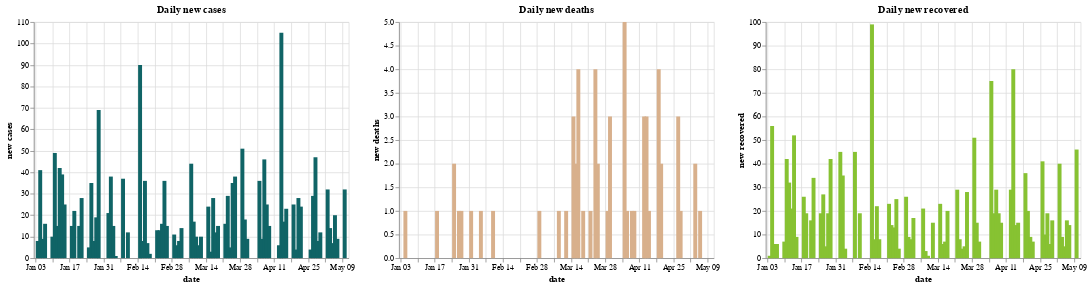

Notebook source saved alongside this figure:
### Code cell
city['new cases'] = city['totalCases'].diff()
city['new deaths'] = city['totalDeaths'].diff()
city['new recovered'] = city['totalRecovered'].diff()

# Initiate chart with data
base_cases = alt.Chart(city).mark_bar().encode(alt.X('date:T'), alt.Y('new cases:Q')).properties(width = 400)
base_deaths = alt.Chart(city).mark_bar().encode(alt.X('date:T'), alt.Y('new deaths:Q')).properties(width = 400)
base_recovered = alt.Chart(city).mark_bar().encode(alt.X('date:T'), alt.Y('new recovered:Q')).properties(width = 400)

# Load the chart
base_cases.encode(color = confirmed).properties(title = "Daily new cases") | base_deaths.encode(color = death).properties(title = "Daily new deaths") | base_recovered.encode(color = recovered).properties(title = "Daily new recovered")

### Figure 1 — Vega-Lite specification as saved in the notebook (floating-point values rounded to 4 significant figures)
{"config": {"view": {"continuousWidth": 400, "continuousHeight": 300}}, "hconcat": [{"mark": "bar", "encoding": {"color": {"value": "#106466"}, "x": {"type": "temporal", "field": "date"}, "y": {"type": "quantitative", "field": "new cases"}}, "title": "Daily new cases", "width": 400}, {"mark": "bar", "encoding": {"color": {"value": "#D8B08C"}, "x": {"type": "temporal", "field": "date"}, "y": {"type": "quantitative", "field": "new deaths"}}, "title": "Daily new deaths", "width": 400}, {"mark": "bar", "encoding": {"color": {"value": "#87C232"}, "x": {"type": "temporal", "field": "date"}, "y": {"type": "quantitative", "field": "new recovered"}}, "title": "Daily new recovered", "width": 400}], "data": {"name": "data-b005f6878dd2c0d3c6ff64dd5ccf3953"}, "$schema": "https://vega.github.io/schema/vega-lite/v4.8.1.json", "datasets": {"data-b005f6878dd2c0d3c6ff64dd5ccf3953": [{"city": "Aparecida", "date": "2020-12-29T00:00:00", "totalDeaths": 21, "totalCases": 773, "totalRecovered": 723, "totalBeds": 11, "intubated": 1, "new cases": null, "new deaths": null, "new recovered": null}, {"city": "Aparecida", "date": "2021-01-04T00:00:00", "totalDeaths": 21, "totalCases": 781, "totalRecovered": 724, "totalBeds": 13, "intubated": 1, "new cases": 8.0, "new deaths": 0.0, "new recovered": 1.0}, {"city": "Aparecida", "date": "2021-01-05T00:00:00", "totalDeaths": 22, "totalCases": 822, "totalRecovered": 780, "totalBeds": 8, "intubated": 3, "new cases": 41.0, "new deaths": 1.0, "new recovered": 56.0}, {"city": "Aparecida", "date": "2021-01-06T00:00:00", "totalDeaths": 22, "totalCases": 831, "totalRecovered": 786, "totalBeds": 11, "intubated": 2, "new cases": 9.0, "new deaths": 0.0, "new recovered": 6.0}, {"city": "Aparecida", "date": "2021-01-07T00:00:00", "totalDeaths": 22, "totalCases": 847, "totalRecovered": 792, "totalBeds": 15, "intubated": 2, "new cases": 16.0, "new deaths": 0.0, "new recovered": 6.0}, {"city": "Aparecida", "date": "2021-01-10T00:00:00", "totalDeaths": 22, "totalCases": 857, "totalRecovered": 799, "totalBeds": 16, "intubated": 4, "new cases": 10.0, "new deaths": 0.0, "new recovered": 7.0}, {"city": "Aparecida", "date": "2021-01-11T00:00:00", "totalDeaths": 22, "totalCases": 906, "totalRecovered": 841, "totalBeds": 22, "intubated": 1, "new cases": 49.0, "new deaths": 0.0, "new recovered": 42.0}, {"city": "Aparecida", "date": "2021-01-12T00:00:00", "totalDeaths": 22, "totalCases": 921, "totalRecovered": 873, "totalBeds": 23, "intubated": 2, "new cases": 15.0, "new deaths": 0.0, "new recovered": 32.0}, {"city": "Aparecida", "date": "2021-01-13T00:00:00", "totalDeaths": 22, "totalCases": 963, "totalRecovered": 894, "totalBeds": 26, "intubated": 2, "new cases": 42.0, "new deaths": 0.0, "new recovered": 21.0}, {"city": "Aparecida", "date": "2021-01-14T00:00:00", "totalDeaths": 22, "totalCases": 1002, "totalRecovered": 946, "totalBeds": 15, "intubated": 1, "new cases": 39.0, "new deaths": 0.0, "new recovered": 52.0}, {"city": "Aparecida", "date": "2021-01-15T00:00:00", "totalDeaths": 22, "totalCases": 1027, "totalRecovered": 955, "totalBeds": 16, "intubated": 1, "new cases": 25.0, "new deaths": 0.0, "new recovered": 9.0}, {"city": "Aparecida", "date": "2021-01-18T00:00:00", "totalDeaths": 23, "totalCases": 1042, "totalRecovered": 981, "totalBeds": 23, "intubated": 0, "new cases": 15.0, "new deaths": 1.0, "new recovered": 26.0}, {"city": "Aparecida", "date": "2021-01-19T00:00:00", "totalDeaths": 23, "totalCases": 1064, "totalRecovered": 1000, "totalBeds": 28, "intubated": 0, "new cases": 22.0, "new deaths": 0.0, "new recovered": 19.0}, {"city": "Aparecida", "date": "2021-01-20T00:00:00", "totalDeaths": 23, "totalCases": 1064, "totalRecovered": 1000, "totalBeds": 20, "intubated": 1, "new cases": 0.0, "new deaths": 0.0, "new recovered": 0.0}, {"city": "Aparecida", "date": "2021-01-21T00:00:00", "totalDeaths": 23, "totalCases": 1079, "totalRecovered": 1016, "totalBeds": 21, "intubated": 2, "new cases": 15.0, "new deaths": 0.0, "new recovered": 16.0}, {"city": "Aparecida", "date": "2021-01-22T00:00:00", "totalDeaths": 23, "totalCases": 1107, "totalRecovered": 1050, "totalBeds": 15, "intubated": 2, "new cases": 28.0, "new deaths": 0.0, "new recovered": 34.0}, {"city": "Aparecida", "date": "2021-01-25T00:00:00", "totalDeaths": 25, "totalCases": 1112, "totalRecovered": 1069, "totalBeds": 16, "intubated": 3, "new cases": 5.0, "new deaths": 2.0, "new recovered": 19.0}, {"city": "Aparecida", "date": "2021-01-26T00:00:00", "totalDeaths": 25, "totalCases": 1147, "totalRecovered": 1096, "totalBeds": 17, "intubated": 4, "new cases": 35.0, "new deaths": 0.0, "new recovered": 27.0}, {"city": "Aparecida", "date": "2021-01-27T00:00:00", "totalDeaths": 26, "totalCases": 1155, "totalRecovered": 1101, "totalBeds": 18, "intubated": 4, "new cases": 8.0, "new deaths": 1.0, "new recovered": 5.0}, {"city": "Aparecida", "date": "2021-01-28T00:00:00", "totalDeaths": 27, "totalCases": 1174, "totalRecovered": 1120, "totalBeds": 16, "intubated": 2, "new cases": 19.0, "new deaths": 1.0, "new recovered": 19.0}, {"city": "Aparecida", "date": "2021-01-29T00:00:00", "totalDeaths": 27, "totalCases": 1243, "totalRecovered": 1162, "totalBeds": 16, "intubated": 2, "new cases": 69.0, "new deaths": 0.0, "new recovered": 42.0}, {"city": "Aparecida", "date": "2021-02-01T00:00:00", "totalDeaths": 28, "totalCases": 1243, "totalRecovered": 1162, "totalBeds": 18, "intubated": 1, "new cases": 0.0, "new deaths": 1.0, "new recovered": 0.0}, {"city": "Aparecida", "date": "2021-02-02T00:00:00", "totalDeaths": 28, "totalCases": 1264, "totalRecovered": 1207, "totalBeds": 15, "intubated": 1, "new cases": 21.0, "new deaths": 0.0, "new recovered": 45.0}, {"city": "Aparecida", "date": "2021-02-03T00:00:00", "totalDeaths": 28, "totalCases": 1302, "totalRecovered": 1242, "totalBeds": 15, "intubated": 1, "new cases": 38.0, "new deaths": 0.0, "new recovered": 35.0}, {"city": "Aparecida", "date": "2021-02-04T00:00:00", "totalDeaths": 28, "totalCases": 1317, "totalRecovered": 1246, "totalBeds": 12, "intubated": 0, "new cases": 15.0, "new deaths": 0.0, "new recovered": 4.0}, {"city": "Aparecida", "date": "2021-02-05T00:00:00", "totalDeaths": 29, "totalCases": 1318, "totalRecovered": 1246, "totalBeds": 12, "intubated": 2, "new cases": 1.0, "new deaths": 1.0, "new recovered": 0.0}, {"city": "Aparecida", "date": "2021-02-08T00:00:00", "totalDeaths": 29, "totalCases": 1355, "totalRecovered": 1291, "totalBeds": 7, "intubated": 0, "new cases": 37.0, "new deaths": 0.0, "new recovered": 45.0}, {"city": "Aparecida", "date": "2021-02-10T00:00:00", "totalDeaths": 30, "totalCases": 1367, "totalRecovered": 1310, "totalBeds": 11, "intubated": 0, "new cases": 12.0, "new deaths": 1.0, "new recovered": 19.0}, {"city": "Aparecida", "date": "2021-02-11T00:00:00", "totalDeaths": 30, "totalCases": 1367, "totalRecovered": 1310, "totalBeds": 10, "intubated": 0, "new cases": 0.0, "new deaths": 0.0, "new recovered": 0.0}, {"city": "Aparecida", "date": "2021-02-12T00:00:00", "totalDeaths": 30, "totalCases": 1367, "totalRecovered": 1310, "totalBeds": 13, "intubated": 0, "new cases": 0.0, "new deaths": 0.0, "new recovered": 0.0}, {"city": "Aparecida", "date": "2021-02-15T00:00:00", "totalDeaths": 30, "totalCases": 1457, "totalRecovered": 1409, "totalBeds": 15, "intubated": 0, "new cases": 90.0, "new deaths": 0.0, "new recovered": 99.0}, {"city": "Aparecida", "date": "2021-02-16T00:00:00", "totalDeaths": 30, "totalCases": 1465, "totalRecovered": 1417, "totalBeds": 12, "intubated": 0, "new cases": 8.0, "new deaths": 0.0, "new recovered": 8.0}, {"city": "Aparecida", "date": "2021-02-17T00:00:00", "totalDeaths": 30, "totalCases": 1501, "totalRecovered": 1439, "totalBeds": 12, "intubated": 0, "new cases": 36.0, "new deaths": 0.0, "new recovered": 22.0}, {"city": "Aparecida", "date": "2021-02-18T00:00:00", "totalDeaths": 30, "totalCases": 1508, "totalRecovered": 1447, "totalBeds": 12, "intubated": 0, "new cases": 7.0, "new deaths": 0.0, "new recovered": 8.0}, {"city": "Aparecida", "date": "2021-02-19T00:00:00", "totalDeaths": 30, "totalCases": 1510, "totalRecovered": 1447, "totalBeds": 13, "intubated": 0, "new cases": 2.0, "new deaths": 0.0, "new recovered": 0.0}, {"city": "Aparecida", "date": "2021-02-22T00:00:00", "totalDeaths": 30, "totalCases": 1523, "totalRecovered": 1470, "totalBeds": 10, "intubated": 0, "new cases": 13.0, "new deaths": 0.0, "new recovered": 23.0}, {"city": "Aparecida", "date": "2021-02-23T00:00:00", "totalDeaths": 30, "totalCases": 1536, "totalRecovered": 1484, "totalBeds": 9, "intubated": 0, "new cases": 13.0, "new deaths": 0.0, "new recovered": 14.0}, {"city": "Aparecida", "date": "2021-02-24T00:00:00", "totalDeaths": 30, "totalCases": 1552, "totalRecovered": 1497, "totalBeds": 11, "intubated": 0, "new cases": 16.0, "new deaths": 0.0, "new recovered": 13.0}, {"city": "Aparecida", "date": "2021-02-25T00:00:00", "totalDeaths": 30, "totalCases": 1588, "totalRecovered": 1522, "totalBeds": 8, "intubated": 1, "new cases": 36.0, "new deaths": 0.0, "new recovered": 25.0}, {"city": "Aparecida", "date": "2021-02-26T00:00:00", "totalDeaths": 30, "totalCases": 1603, "totalRecovered": 1526, "totalBeds": 12, "intubated": 0, "new cases": 15.0, "new deaths": 0.0, "new recovered": 4.0}, {"city": "Aparecida", "date": "2021-03-01T00:00:00", "totalDeaths": 31, "totalCases": 1614, "totalRecovered": 1552, "totalBeds": 16, "intubated": 0, "new cases": 11.0, "new deaths": 1.0, "new recovered": 26.0}, {"city": "Aparecida", "date": "2021-03-02T00:00:00", "totalDeaths": 31, "totalCases": 1620, "totalRecovered": 1561, "totalBeds": 17, "intubated": 0, "new cases": 6.0, "new deaths": 0.0, "new recovered": 9.0}, {"city": "Aparecida", "date": "2021-03-03T00:00:00", "totalDeaths": 31, "totalCases": 1628, "totalRecovered": 1569, "totalBeds": 13, "intubated": 2, "new cases": 8.0, "new deaths": 0.0, "new recovered": 8.0}, {"city": "Aparecida", "date": "2021-03-04T00:00:00", "totalDeaths": 31, "totalCases": 1642, "totalRecovered": 1586, "totalBeds": 14, "intubated": 1, "new cases": 14.0, "new deaths": 0.0, "new recovered": 17.0}, {"city": "Aparecida", "date": "2021-03-08T00:00:00", "totalDeaths": 31, "totalCases": 1686, "totalRecovered": 1607, "totalBeds": 21, "intubated": 2, "new cases": 44.0, "new deaths": 0.0, "new recovered": 21.0}, {"city": "Aparecida", "date": "2021-03-09T00:00:00", "totalDeaths": 32, "totalCases": 1703, "totalRecovered": 1610, "totalBeds": 22, "intubated": 3, "new cases": 17.0, "new deaths": 1.0, "new recovered": 3.0}, {"city": "Aparecida", "date": "2021-03-10T00:00:00", "totalDeaths": 32, "totalCases": 1713, "totalRecovered": 1611, "totalBeds": 24, "intubated": 1, "new cases": 10.0, "new deaths": 0.0, "new recovered": 1.0}, {"city": "Aparecida", "date": "2021-03-11T00:00:00", "totalDeaths": 32, "totalCases": 1719, "totalRecovered": 1611, "totalBeds": 29, "intubated": 0, "new cases": 6.0, "new deaths": 0.0, "new recovered": 0.0}, {"city": "Aparecida", "date": "2021-03-12T00:00:00", "totalDeaths": 33, "totalCases": 1729, "totalRecovered": 1626, "totalBeds": 24, "intubated": 0, "new cases": 10.0, "new deaths": 1.0, "new recovered": 15.0}, {"city": "Aparecida", "date": "2021-03-15T00:00:00", "totalDeaths": 36, "totalCases": 1753, "totalRecovered": 1649, "totalBeds": 26, "intubated": 0, "new cases": 24.0, "new deaths": 3.0, "new recovered": 23.0}, {"city": "Aparecida", "date": "2021-03-16T00:00:00", "totalDeaths": 38, "totalCases": 1756, "totalRecovered": 1655, "totalBeds": 27, "intubated": 2, "new cases": 3.0, "new deaths": 2.0, "new recovered": 6.0}, {"city": "Aparecida", "date": "2021-03-17T00:00:00", "totalDeaths": 42, "totalCases": 1784, "totalRecovered": 1662, "totalBeds": 27, "intubated": 4, "new cases": 28.0, "new deaths": 4.0, "new recovered": 7.0}, {"city": "Aparecida", "date": "2021-03-18T00:00:00", "totalDeaths": 42, "totalCases": 1796, "totalRecovered": 1682, "totalBeds": 38, "intubated": 4, "new cases": 12.0, "new deaths": 0.0, "new recovered": 20.0}, {"city": "Aparecida", "date": "2021-03-19T00:00:00", "totalDeaths": 43, "totalCases": 1811, "totalRecovered": 1682, "totalBeds": 46, "intubated": 4, "new cases": 15.0, "new deaths": 1.0, "new recovered": 0.0}, {"city": "Aparecida", "date": "2021-03-22T00:00:00", "totalDeaths": 44, "totalCases": 1827, "totalRecovered": 1711, "totalBeds": 55, "intubated": 4, "new cases": 16.0, "new deaths": 1.0, "new recovered": 29.0}, {"city": "Aparecida", "date": "2021-03-23T00:00:00", "totalDeaths": 44, "totalCases": 1856, "totalRecovered": 1719, "totalBeds": 57, "intubated": 6, "new cases": 29.0, "new deaths": 0.0, "new recovered": 8.0}, {"city": "Aparecida", "date": "2021-03-24T00:00:00", "totalDeaths": 48, "totalCases": 1861, "totalRecovered": 1723, "totalBeds": 48, "intubated": 7, "new cases": 5.0, "new deaths": 4.0, "new recovered": 4.0}, {"city": "Aparecida", "date": "2021-03-25T00:00:00", "totalDeaths": 50, "totalCases": 1896, "totalRecovered": 1728, "totalBeds": 50, "intubated": 7, "new cases": 35.0, "new deaths": 2.0, "new recovered": 5.0}, {"city": "Aparecida", "date": "2021-03-26T00:00:00", "totalDeaths": 50, "totalCases": 1934, "totalRecovered": 1756, "totalBeds": 46, "intubated": 7, "new cases": 38.0, "new deaths": 0.0, "new recovered": 28.0}, {"city": "Aparecida", "date": "2021-03-29T00:00:00", "totalDeaths": 51, "totalCases": 1985, "totalRecovered": 1807, "totalBeds": 33, "intubated": 6, "new cases": 51.0, "new deaths": 1.0, "new recovered": 51.0}, {"city": "Aparecida", "date": "2021-03-30T00:00:00", "totalDeaths": 54, "totalCases": 2003, "totalRecovered": 1822, "totalBeds": 40, "intubated": 6, "new cases": 18.0, "new deaths": 3.0, "new recovered": 15.0}, {"city": "Aparecida", "date": "2021-03-31T00:00:00", "totalDeaths": 54, "totalCases": 2012, "totalRecovered": 1829, "totalBeds": 34, "intubated": 6, "new cases": 9.0, "new deaths": 0.0, "new recovered": 7.0}, {"city": "Aparecida", "date": "2021-04-05T00:00:00", "totalDeaths": 59, "totalCases": 2048, "totalRecovered": 1904, "totalBeds": 39, "intubated": 5, "new cases": 36.0, "new deaths": 5.0, "new recovered": 75.0}, {"city": "Aparecida", "date": "2021-04-06T00:00:00", "totalDeaths": 60, "totalCases": 2057, "totalRecovered": 1923, "totalBeds": 40, "intubated": 6, "new cases": 9.0, "new deaths": 1.0, "new recovered": 19.0}, {"city": "Aparecida", "date": "2021-04-07T00:00:00", "totalDeaths": 60, "totalCases": 2103, "totalRecovered": 1952, "totalBeds": 39, "intubated": 7, "new cases": 46.0, "new deaths": 0.0, "new recovered": 29.0}, {"city": "Aparecida", "date": "2021-04-08T00:00:00", "totalDeaths": 61, "totalCases": 2128, "totalRecovered": 1971, "totalBeds": 44, "intubated": 9, "new cases": 25.0, "new deaths": 1.0, "new recovered": 19.0}, {"city": "Aparecida", "date": "2021-04-09T00:00:00", "totalDeaths": 62, "totalCases": 2143, "totalRecovered": 1986, "totalBeds": 44, "intubated": 10, "new cases": 15.0, "new deaths": 1.0, "new recovered": 15.0}, {"city": "Aparecida", "date": "2021-04-13T00:00:00", "totalDeaths": 65, "totalCases": 2149, "totalRecovered": 2015, "totalBeds": 43, "intubated": 10, "new cases": 6.0, "new deaths": 3.0, "new recovered": 29.0}, {"city": "Aparecida", "date": "2021-04-14T00:00:00", "totalDeaths": 68, "totalCases": 2254, "totalRecovered": 2095, "totalBeds": 40, "intubated": 6, "new cases": 105.0, "new deaths": 3.0, "new recovered": 80.0}, {"city": "Aparecida", "date": "2021-04-15T00:00:00", "totalDeaths": 69, "totalCases": 2271, "totalRecovered": 2109, "totalBeds": 41, "intubated": 9, "new cases": 17.0, "new deaths": 1.0, "new recovered": 14.0}, {"city": "Aparecida", "date": "2021-04-16T00:00:00", "totalDeaths": 69, "totalCases": 2294, "totalRecovered": 2124, "totalBeds": 41, "intubated": 10, "new cases": 23.0, "new deaths": 0.0, "new recovered": 15.0}, {"city": "Aparecida", "date": "2021-04-19T00:00:00", "totalDeaths": 73, "totalCases": 2319, "totalRecovered": 2160, "totalBeds": 43, "intubated": 9, "new cases": 25.0, "new deaths": 4.0, "new recovered": 36.0}, {"city": "Aparecida", "date": "2021-04-20T00:00:00", "totalDeaths": 75, "totalCases": 2323, "totalRecovered": 2180, "totalBeds": 37, "intubated": 9, "new cases": 4.0, "new deaths": 2.0, "new recovered": 20.0}, {"city": "Aparecida", "date": "2021-04-21T00:00:00", "totalDeaths": 75, "totalCases": 2351, "totalRecovered": 2189, "totalBeds": 36, "intubated": 10, "new cases": 28.0, "new deaths": 0.0, "new recovered": 9.0}, {"city": "Aparecida", "date": "2021-04-22T00:00:00", "totalDeaths": 75, "totalCases": 2375, "totalRecovered": 2196, "totalBeds": 42, "intubated": 10, "new cases": 24.0, "new deaths": 0.0, "new recovered": 7.0}, {"city": "Aparecida", "date": "2021-04-26T00:00:00", "totalDeaths": 75, "totalCases": 2379, "totalRecovered": 2237, "totalBeds": 41, "intubated": 10, "new cases": 4.0, "new deaths": 0.0, "new recovered": 41.0}, {"city": "Aparecida", "date": "2021-04-27T00:00:00", "totalDeaths": 78, "totalCases": 2408, "totalRecovered": 2247, "totalBeds": 40, "intubated": 9, "new cases": 29.0, "new deaths": 3.0, "new recovered": 10.0}, {"city": "Aparecida", "date": "2021-04-28T00:00:00", "totalDeaths": 79, "totalCases": 2455, "totalRecovered": 2266, "totalBeds": 32, "intubated": 10, "new cases": 47.0, "new deaths": 1.0, "new recovered": 19.0}, {"city": "Aparecida", "date": "2021-04-29T00:00:00", "totalDeaths": 79, "totalCases": 2463, "totalRecovered": 2272, "totalBeds": 31, "intubated": 9, "new cases": 8.0, "new deaths": 0.0, "new recovered": 6.0}, {"city": "Aparecida", "date": "2021-04-30T00:00:00", "totalDeaths": 79, "totalCases": 2475, "totalRecovered": 2288, "totalBeds": 32, "intubated": 9, "new cases": 12.0, "new deaths": 0.0, "new recovered": 16.0}, {"city": "Aparecida", "date": "2021-05-03T00:00:00", "totalDeaths": 79, "totalCases": 2507, "totalRecovered": 2328, "totalBeds": 37, "intubated": 9, "new cases": 32.0, "new deaths": 0.0, "new recovered": 40.0}, {"city": "Aparecida", "date": "2021-05-04T00:00:00", "totalDeaths": 81, "totalCases": 2521, "totalRecovered": 2337, "totalBeds": 34, "intubated": 10, "new cases": 14.0, "new deaths": 2.0, "new recovered": 9.0}, {"city": "Aparecida", "date": "2021-05-05T00:00:00", "totalDeaths": 81, "totalCases": 2528, "totalRecovered": 2342, "totalBeds": 35, "intubated": 10, "new cases": 7.0, "new deaths": 0.0, "new recovered": 5.0}, {"city": "Aparecida", "date": "2021-05-06T00:00:00", "totalDeaths": 82, "totalCases": 2548, "totalRecovered": 2358, "totalBeds": 37, "intubated": 9, "new cases": 20.0, "new deaths": 1.0, "new recovered": 16.0}, {"city": "Aparecida", "date": "2021-05-07T00:00:00", "totalDeaths": 82, "totalCases": 2557, "totalRecovered": 2372, "totalBeds": 39, "intubated": 10, "new cases": 9.0, "new deaths": 0.0, "new recovered": 14.0}, {"city": "Aparecida", "date": "2021-05-10T00:00:00", "totalDeaths": 82, "totalCases": 2589, "totalRecovered": 2418, "totalBeds": 36, "intubated": 9, "new cases": 32.0, "new deaths": 0.0, "new recovered": 46.0}]}}
